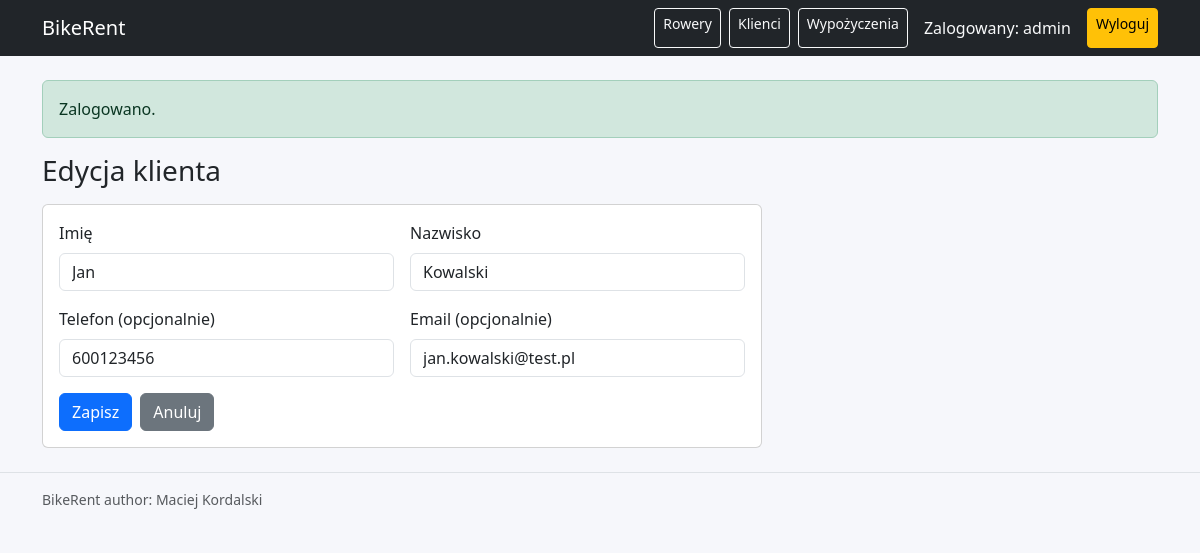
The page /client_form.php?id=3 (signed in) on the database its author committed.
### tables this page shows
CREATE TABLE `users` (
  `id` int(11) NOT NULL,
  `username` varchar(50) NOT NULL,
  `password_hash` varchar(255) NOT NULL,
  `role` varchar(20) NOT NULL DEFAULT 'staff',
  `created_at` timestamp NOT NULL DEFAULT current_timestamp()
);

CREATE TABLE `clients` (
  `id` int(11) NOT NULL,
  `first_name` varchar(60) NOT NULL,
  `last_name` varchar(60) NOT NULL,
  `phone` varchar(30) DEFAULT NULL,
  `email` varchar(120) DEFAULT NULL,
  `created_at` timestamp NOT NULL DEFAULT current_timestamp()
);

### includes/db.php (called while the page is built, shortened)
<?php
function load_config(string $path): array {
    $cfg = parse_ini_file($path, true, INI_SCANNER_TYPED);
    return $cfg;
}
function db(): PDO {
    static $pdo = null;
    if ($pdo instanceof PDO) return $pdo;
    $cfg = load_config(__DIR__ . '/../data/config.ini')['db'];
    $dsn = "mysql:host={$cfg['host']};dbname={$cfg['name']};charset={$cfg['charset']}";
    $pdo = new PDO($dsn, $cfg['user'], $cfg['pass'], [
        PDO::ATTR_ERRMODE => PDO::ERRMODE_EXCEPTION,
        PDO::ATTR_DEFAULT_FETCH_MODE => PDO::FETCH_ASSOC,
    ]);
    return $pdo;
}

### includes/auth.php (called while the page is built, shortened)
<?php
require_once __DIR__ . '/db.php';
function current_user(): ?array {
    $stmt = db()->prepare("SELECT id, username, role FROM users WHERE id = ?");
    $stmt->execute([$_SESSION['user_id']]);
    $u = $stmt->fetch();
    return $u ?: null;
}

### includes/functions.php (called while the page is built, shortened)
<?php
function e(string $s): string { return htmlspecialchars($s, ENT_QUOTES, 'UTF-8'); }
function flash(string $key, ?string $value = null): ?string {
    $msg = $_SESSION['flash'][$key] ?? null;
    return $msg;
}

### public/client_form.php (the view, shortened to what this page needs)
<?php
require_once __DIR__ . '/../includes/auth.php';
require_once __DIR__ . '/../includes/db.php';
require_once __DIR__ . '/../includes/functions.php';
$pdo = db();
$id = isset($_GET['id']) ? (int)$_GET['id'] : 0;
$client = [
    'first_name' => '',
    'last_name'  => '',
    'phone'      => '',
    'email'      => '',
];
if ($id > 0) {
    $stmt = $pdo->prepare("SELECT * FROM clients WHERE id=?");
    $stmt->execute([$id]);
    $row = $stmt->fetch();
    if ($row) {
        $client = [
            'first_name' => (string)$row['first_name'],
            'last_name'  => (string)$row['last_name'],
            'phone'      => (string)($row['phone'] ?? ''),
            'email'      => (string)($row['email'] ?? ''),
        ];
    }
}
$title = $id > 0 ? "Edycja klienta" : "Dodaj klienta";
require_once __DIR__ . '/../includes/header.php';
?>
<h1 class="h3 mb-3"><?= e($title) ?></h1>
<form method="post" class="card card-body" style="max-width:720px">
  <div class="row g-3">
    <div class="col-md-6">
      <label class="form-label">Imię</label>
      <input class="form-control" name="first_name" value="<?= e($client['first_name']) ?>" required>
    </div>
    <div class="col-md-6">
      <label class="form-label">Nazwisko</label>
      <input class="form-control" name="last_name" value="<?= e($client['last_name']) ?>" required>
    </div>
    <div class="col-md-6">
      <label class="form-label">Telefon (opcjonalnie)</label>
      <input class="form-control" name="phone" value="<?= e($client['phone']) ?>">
    </div>
    <div class="col-md-6">
      <label class="form-label">Email (opcjonalnie)</label>
      <input class="form-control" name="email" value="<?= e($client['email']) ?>">
    </div>
  </div>
  <div class="mt-3 d-flex gap-2">
    <button class="btn btn-primary">Zapisz</button>
    <a class="btn btn-secondary" href="clients_list.php">Anuluj</a>
  </div>
</form>
<?php require_once __DIR__ . '/../includes/footer.php'; ?>

### includes/header.php (shortened to what this page needs)
<?php
require_once __DIR__ . '/functions.php';
require_once __DIR__ . '/auth.php';
$user = current_user();
?>
<!doctype html>
<html lang="pl">
<head>
  <link href="https://cdn.jsdelivr.net/npm/bootstrap@5.3.8/dist/css/bootstrap.min.css" rel="stylesheet">
  <link href="assets/style.css" rel="stylesheet">
</head>
<body>
<nav class="navbar navbar-expand-lg bg-dark navbar-dark">
  <div class="container">
    <a class="navbar-brand" href="index.php">BikeRent</a>
    <div class="d-flex gap-2">
      <?php if ($user): ?>
        <a class="btn btn-outline-light btn-sm" href="bikes_list.php">Rowery</a>
        <a class="btn btn-outline-light btn-sm" href="clients_list.php">Klienci</a>
        <a class="btn btn-outline-light btn-sm" href="rentals_list.php">Wypożyczenia</a>
        <span class="navbar-text text-light ms-2">Zalogowany: <?= e($user['username']) ?></span>
        <a class="btn btn-warning btn-sm ms-2" href="logout.php">Wyloguj</a>
      <?php else: ?>
        <a class="btn btn-outline-light btn-sm" href="login.php">Logowanie</a>
        <a class="btn btn-outline-light btn-sm" href="register.php">Rejestracja</a>
      <?php endif; ?>
    </div>
  </div>
</nav>
<main class="container my-4">
  <?php if ($m = flash('success')): ?>
    <div class="alert alert-success"><?= e($m) ?></div>
  <?php endif; ?>

### public/assets/style.css (style rules this page uses)
body { background: #f6f7fb; }

### rows shown on the page
users: username "admin"
clients: first_name "Jan", last_name "Kowalski", phone "600123456", email "jan.kowalski@test.pl"

### other values the page prints
$m "Zalogowano."
$title "Edycja klienta"
